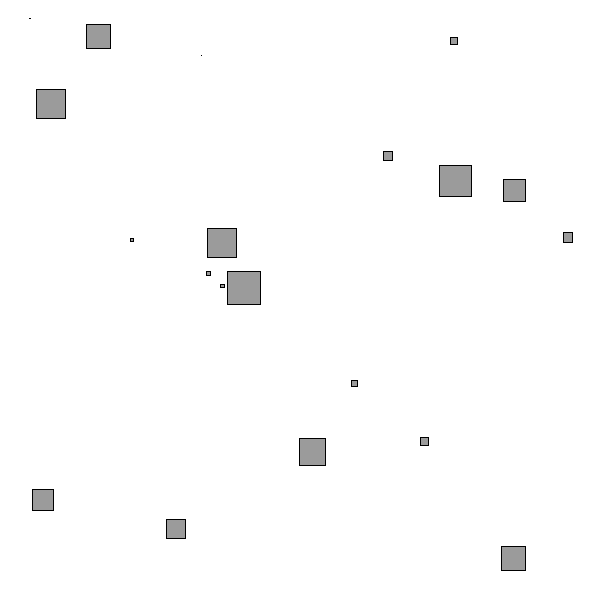
Frame 1 (no input)
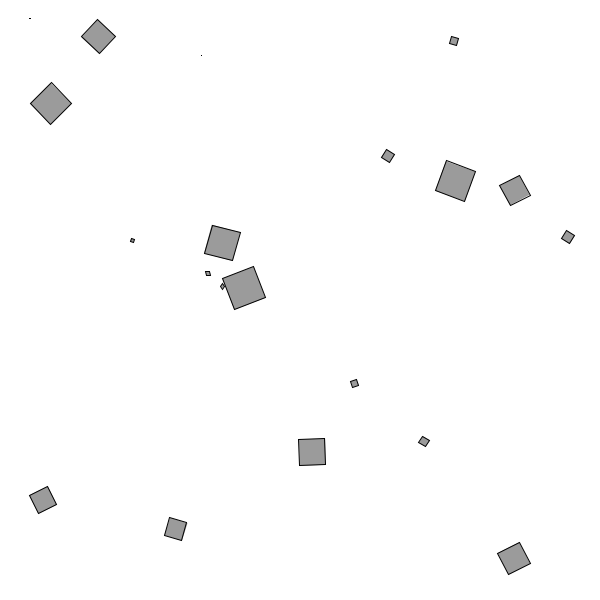
Frame 60 (the mouse pressed at the canvas centre just before this capture)
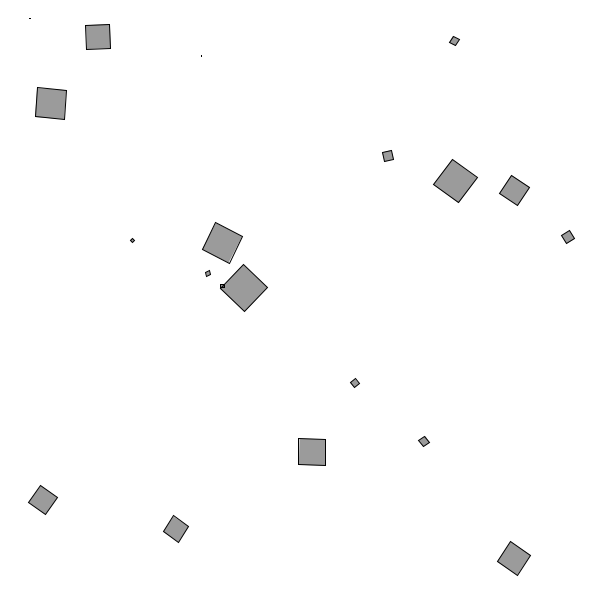
Frame 120 (the mouse held since frame 60 and released just before this capture)

The Processing sketch that drew these frames (run headless with seeded random() and noise(); from frame 60 on, the mouse is pressed at the canvas centre):

// Processing sketch: rotating_squares_array
// ── rotating_squares_array.pde
Rotater[] rotaters;

void setup(){
  size(600,600);
  
  rotaters=new Rotater[20];
  for(int i=0; i<rotaters.length; i++){
    rotaters[i]=new Rotater();
  }
}

void draw(){
  background(255);
  
  for(int i=0; i<rotaters.length; i++){
    rotaters[i].display();
    rotaters[i].spin();
  }
}

// ── Rotater.pde
class Rotater{
  
  float x,y, speed, side;
  float theta=0;

  Rotater(){
    this.x=random(side,width-side);
    this.y=random(side,height-side);
    this.speed=random(-.1,.1);
    this.side=random(40);
  }
  
  Rotater(float x, float y, float speed, float side){
    this.x=x;
    this.y=y;
    this.speed=speed;
    this.side=side;
  }
  
  void display(){
    rectMode(CENTER);
    stroke(0);
    //two-arg for a grayscale transparency
    fill(0,100);
    
    pushMatrix();
    
    translate(x,y);
    rotate(theta);
    rect(0,0,side,side);
    
    popMatrix();
  }
  
  void spin(){
    theta=theta+speed;
  }

}
